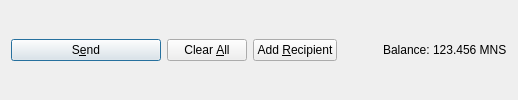
           <widget class="QFrame" name="frame_Send">
            <layout class="QHBoxLayout" name="horizontalLayout">
             <property name="topMargin">
              <number>6</number>
             </property>
             <property name="bottomMargin">
              <number>6</number>
             </property>
             <item>
              <widget class="QPushButton" name="sendButton">
               <property name="minimumSize">
                <size>
                 <width>150</width>
                 <height>0</height>
                </size>
               </property>
               <property name="toolTip">
                <string>Confirm the send action</string>
               </property>
               <property name="text">
                <string>S&amp;end</string>
               </property>
               <property name="icon">
                <iconset resource="../mnscoin.qrc">
                 <normaloff>:/icons/send</normaloff>:/icons/send</iconset>
               </property>
               <property name="autoDefault">
                <bool>false</bool>
               </property>
               <property name="default">
                <bool>true</bool>
               </property>
              </widget>
             </item>
             <item>
              <widget class="QPushButton" name="clearButton">
               <property name="sizePolicy">
                <sizepolicy hsizetype="Minimum" vsizetype="Fixed">
                 <horstretch>0</horstretch>
                 <verstretch>0</verstretch>
                </sizepolicy>
               </property>
               <property name="toolTip">
                <string>Clear all fields of the form.</string>
               </property>
               <property name="text">
                <string>Clear &amp;All</string>
               </property>
               <property name="icon">
                <iconset resource="../mnscoin.qrc">
                 <normaloff>:/icons/remove</normaloff>:/icons/remove</iconset>
               </property>
               <property name="autoDefault">
                <bool>false</bool>
               </property>
              </widget>
             </item>
             <item>
              <widget class="QPushButton" name="addButton">
               <property name="toolTip">
                <string>Send to multiple recipients at once</string>
               </property>
               <property name="text">
                <string>Add &amp;Recipient</string>
               </property>
               <property name="icon">
                <iconset resource="../mnscoin.qrc">
                 <normaloff>:/icons/add</normaloff>:/icons/add</iconset>
               </property>
               <property name="autoDefault">
                <bool>false</bool>
               </property>
              </widget>
             </item>
             <item>
              <spacer name="horizontalSpacer">
               <property name="orientation">
                <enum>Qt::Horizontal</enum>
               </property>
               <property name="sizeHint" stdset="0">
                <size>
                 <width>40</width>
                 <height>20</height>
                </size>
               </property>
              </spacer>
             </item>
             <item>
              <layout class="QHBoxLayout" name="horizontalLayout_2">
               <property name="spacing">
                <number>3</number>
               </property>
               <item>
                <widget class="QLabel" name="label">
                 <property name="text">
                  <string>Balance:</string>
                 </property>
                </widget>
               </item>
               <item>
                <widget class="QLabel" name="labelBalance">
                 <property name="sizePolicy">
                  <sizepolicy hsizetype="Preferred" vsizetype="Fixed">
                   <horstretch>0</horstretch>
                   <verstretch>0</verstretch>
                  </sizepolicy>
                 </property>
                 <property name="cursor">
                  <cursorShape>IBeamCursor</cursorShape>
                 </property>
                 <property name="text">
                  <string notr="true">123.456 MNS</string>
                 </property>
                 <property name="textInteractionFlags">
                  <set>Qt::LinksAccessibleByMouse|Qt::TextSelectableByKeyboard|Qt::TextSelectableByMouse</set>
                 </property>
                </widget>
               </item>
              </layout>
             </item>
            </layout>
           </widget>
